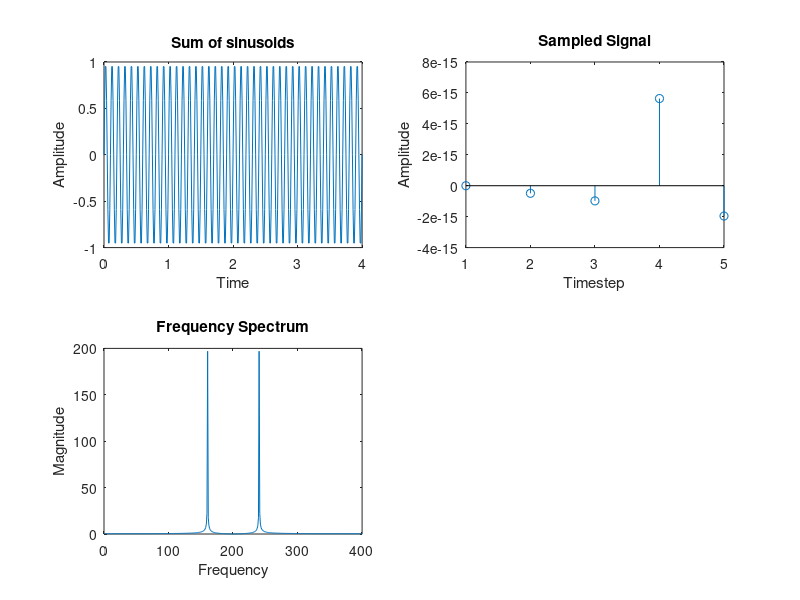

The MATLAB source for this figure:
% ISL Tasks Set 1

%3i
% A = 2;
% w = 0.5;
% N = 30;
% n = 0:N-1;
% y = A.*sin(w*n);
% subplot(221);
% stem(n,y);
% title('Sequence');
% xlabel('Timestep n');
% ylabel('Amplitude');
% 
% subplot(222);
% stem(n/2,y);
% title('Sequence - n/2');
% xlabel('Timestep n');
% ylabel('Amplitude');
% 
% 
% I = 2;
% yn = [zeros(1,I*N)];
% k = 0;
% for i = 1:I*N
%     if mod(i-1,I)==0
%         k = k+1;
%         yn(i) = y(k);
%     else
%         yn(i) = 0;
%     end
% end
% j = 0:1:(I*N-1);
% subplot(223);
% stem(j,yn);
% title('Time-scaled sequence - Expansion');
% xlabel('Timestep n');
% ylabel('Amplitude');
% 
% yn = interp(y,2);
% subplot(224);
% stem(j,yn);
% title('Time-scaled sequence - Interpolation');
% xlabel('Timestep n');
% ylabel('Amplitude');
% 
% 
% %3ii
% 
% H = tf([1 -0.5],[1 0.5 -0.1875],-1);
% pzmap(H)
% 
%4
clc
close 

f = 10;
fs = input('Enter the sampling frequency');

t = 0:0.01:4; % for continuous plot
ts = 0:1/fs:1-1/fs; % for sampling
n = length(ts);

%continous - time plot of the signal
y = sin(2*pi*f*t);
subplot(2,2,1);
plot(t,y);
title('Sum of sinusoids');
xlabel('Time');
ylabel('Amplitude');

%sampled version of the signal
y1 = sin(2*pi*f*ts);
subplot(2,2,2);
stem(1:n,y1);
title('Sampled Signal');
xlabel('Timestep');
ylabel('Amplitude');


%frequency spectrum of the signal
X = fftshift(fft(y));
c = abs(X);
subplot(2,2,3);
plot(c);
xlim([0 length(t)]);
title('Frequency Spectrum');
xlabel('Frequency');
ylabel('Magnitude');



    
